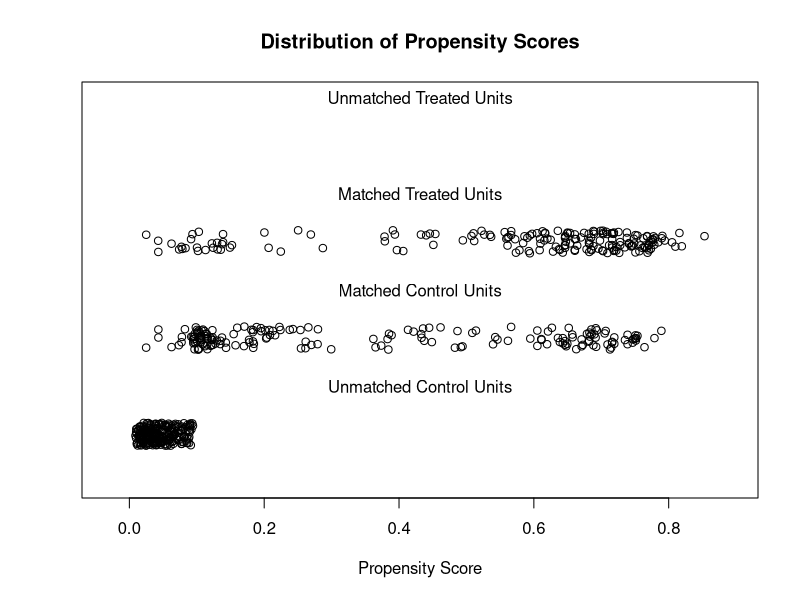
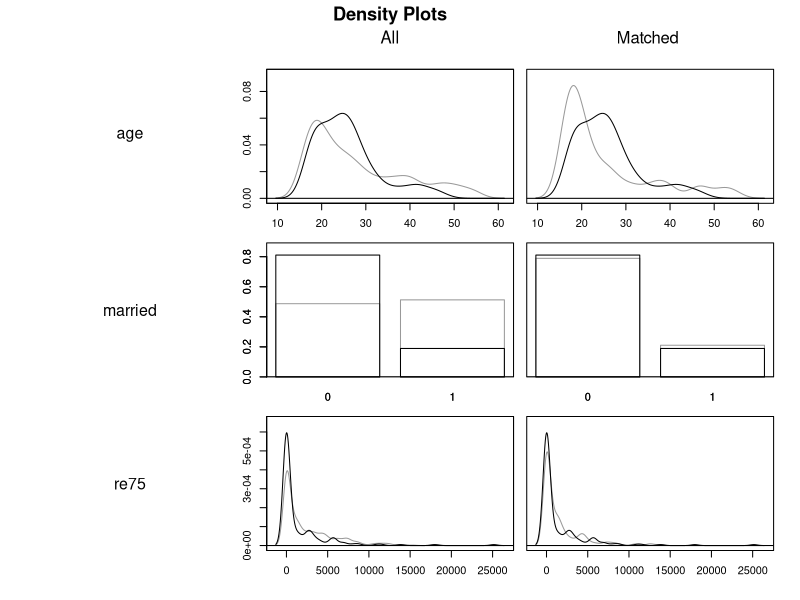

R code for these plots, in order: (Note: this script raises an error after producing the figures.)
## ---- chunk 1
knitr::opts_chunk$set(echo = TRUE, message = FALSE,
                      fig.width=7, fig.height=5,
                      fig.align = "center")
options(width = 200)

notice <- "Note: if the *optmatch* package is not available, the subsequent lines will not run."
use <- {
  if (rlang::is_installed("optmatch")) "full"
  else if (rlang::is_installed("quickmatch")) "quick"
  else "none"
}

me_ok <- rlang::is_installed(c("marginaleffects (>= 0.25.1)", "sandwich")) &&
  !isTRUE(as.logical(Sys.getenv("NOT_CRAN", "false")))
## ---- chunk 2
library("MatchIt")
data("lalonde")

head(lalonde)
## ---- chunk 3
# No matching; constructing a pre-match matchit object
m.out0 <- matchit(treat ~ age + educ + race + married + 
                    nodegree + re74 + re75,
                  data = lalonde,
                  method = NULL,
                  distance = "glm")
## ---- chunk 4
# Checking balance prior to matching
summary(m.out0)
## ---- chunk 5
# 1:1 NN PS matching w/o replacement
m.out1 <- matchit(treat ~ age + educ + race + married + 
                    nodegree + re74 + re75,
                  data = lalonde,
                  method = "nearest",
                  distance = "glm")
## ---- chunk 6
m.out1
## ---- chunk 7
# Checking balance after NN matching
summary(m.out1, un = FALSE)
## ---- chunk 8
plot(m.out1, type = "jitter", interactive = FALSE)
## ---- chunk 9
plot(m.out1, type = "density", interactive = FALSE,
     which.xs = ~age + married + re75)
## ---- chunk 10
# Full matching on a probit PS
m.out2 <- matchit(treat ~ age + educ + race + married + 
                    nodegree + re74 + re75,
                  data = lalonde,
                  method = "full",
                  distance = "glm",
                  link = "probit")
m.out2
## ---- chunk 11
# Full matching on a probit PS
m.out2 <- matchit(treat ~ age + educ + race + married + 
                    nodegree + re74 + re75,
                  data = lalonde,
                  method = "quick",
                  distance = "glm",
                  link = "probit")
m.out2
## ---- chunk 12
# Checking balance after full matching
summary(m.out2, un = FALSE)
## ---- chunk 13
summary(m.out2) |>
  plot()
## ---- chunk 14
m.data <- match_data(m.out2)

head(m.data)
## ---- chunk 15
library("marginaleffects")

fit <- lm(re78 ~ treat * (age + educ + race + married +
                            nodegree + re74 + re75),
          data = m.data,
          weights = weights)

avg_comparisons(fit,
                variables = "treat",
                vcov = ~subclass,
                newdata = subset(treat == 1))
## ---- chunk 16
est <- {
  if (use != "none" && me_ok) {
    avg_comparisons(fit,
                    variables = "treat",
                    vcov = ~subclass,
                    newdata = subset(treat == 1))
  }
  else data.frame(type = "response", term = "1 - 0", estimate = 2114, 
                  std.error = 646, statistic = 3.27, 
                  p.value = 0.0011, conf.low = 848, 
                  conf.high = 3380)
}
